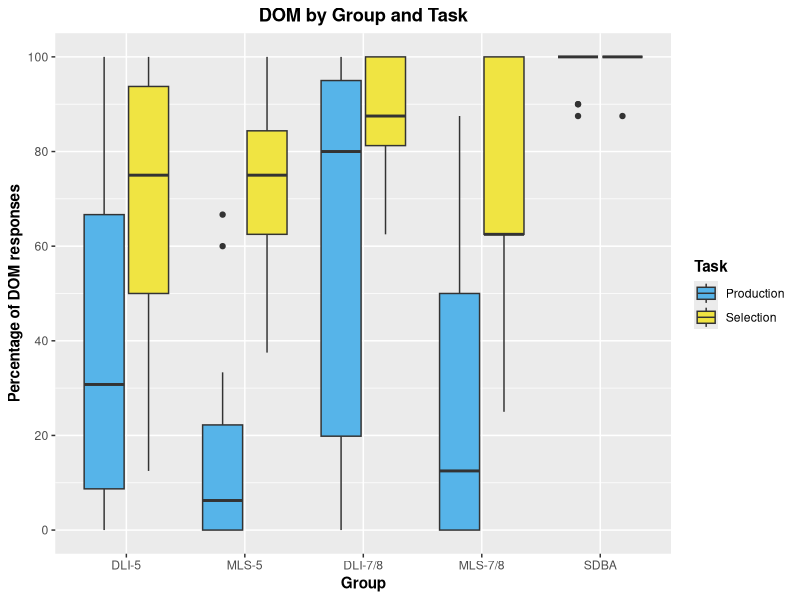
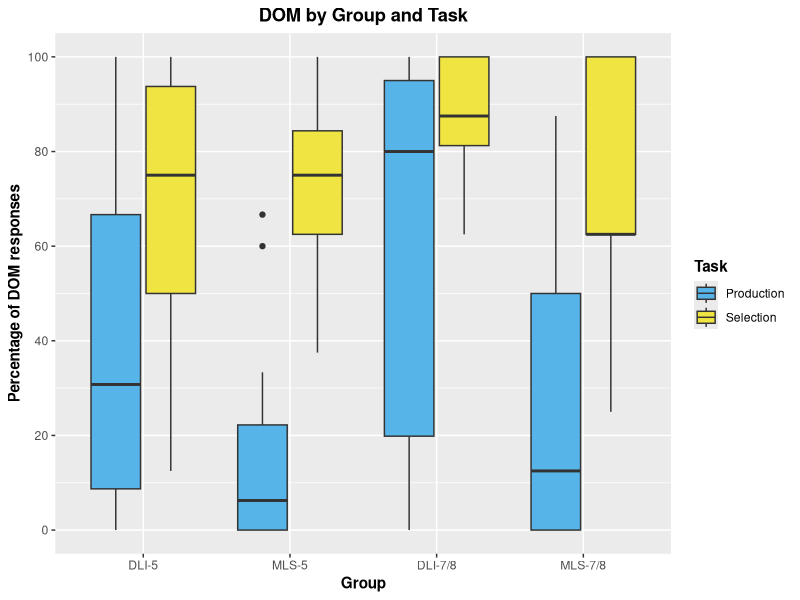
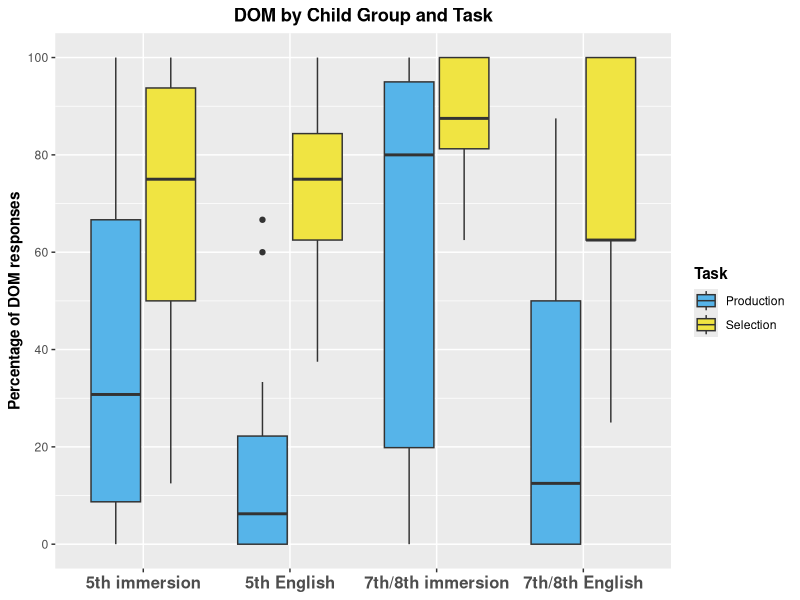
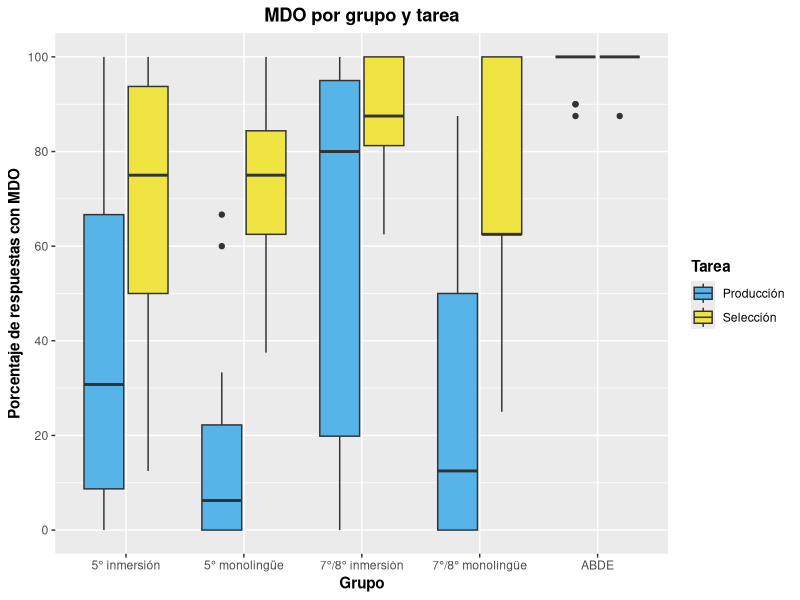
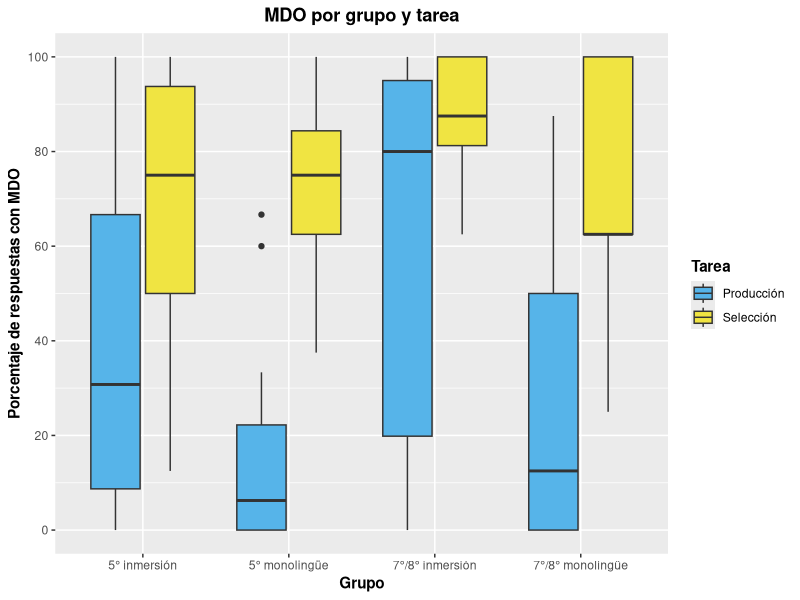

These charts were generated, in order, by the following R code:
library(tidyverse)
library(here)


# Prepare and load data
## EPT
SDB_EPT <- read_csv(here("./CSV Files/SDB/SDB DOM EPT.csv")) %>%
  filter(Item %in% c("EPT-02", "EPT-08", "EPT-12", "EPT-14", "EPT-20", "EPT-24", "EPT-26", "EPT-32", "EPT-38", "EPT-42")) %>% 
  mutate(Group = "SDBA")

DLI78_EPT <- read_csv(here("./CSV Files/DLI-78/DLI-78 DOM EPT.csv"))

MLS78_EPT <- read_csv(here("./CSV Files/MLS-78/MLS-78 DOM EPT.csv")) %>% 
  filter(!School == "GBCS")

DLI5_EPT <- read_csv(here("./CSV Files/DLI-5/DLI-5 DOM EPT.csv"))

MLS5_EPT <- read_csv(here("./CSV Files/MLS-5/MLS-5 DOM EPT.csv")) %>% 
  filter(!School == "GBCS")


## FCT
SDB_FCT <- read_csv(here("./CSV Files/SDB/SDB DOM FCT.csv")) %>%
  mutate(Group = "SDBA")

DLI78_FCT <- read_csv(here("./CSV Files/DLI-78/DLI-78 DOM FCT.csv"))

MLS78_FCT <- read_csv(here("./CSV Files/MLS-78/MLS-78 DOM FCT.csv")) %>% 
  filter(!School == "GBCS")

DLI5_FCT <- read_csv(here("./CSV Files/DLI-5/DLI-5 DOM FCT.csv"))

MLS5_FCT <- read_csv(here("./CSV Files/MLS-5/MLS-5 DOM FCT.csv"))


## Join and summarize data
EPT <- rbind(SDB_EPT, DLI78_EPT, MLS78_EPT, DLI5_EPT, MLS5_EPT) %>% 
  group_by(Part_ID, Group) %>%
  summarize(Total_Subj = sum(DOM_Use, na.rm = TRUE),
            Total_Responses = sum(!is.na(DOM_Use)),
            Ratio = Total_Subj/Total_Responses) %>% 
  mutate(Task = "Production",
         Ratio = (Ratio*100))


FCT <- rbind(SDB_FCT, DLI78_FCT, MLS78_FCT, DLI5_FCT, MLS5_FCT) %>% 
  group_by(Part_ID, Group) %>%
  summarize(Total_Subj = sum(DOM_Use, na.rm = TRUE),
            Total_Responses = sum(!is.na(DOM_Use)),
            Ratio = Total_Subj/Total_Responses) %>% 
  mutate(Task = "Selection",
         Ratio = (Ratio*100))

Aggregate <- rbind(EPT, FCT)
Aggregate$Group <- factor(Aggregate$Group, levels = c("DLI-5", "MLS-5", "DLI-7/8", "MLS-7/8", "SDBA"))


## Create heritage dataset
Aggregate_Heritage <- Aggregate %>% 
  filter(!Group == "SDBA")
Aggregate_Heritage$Group <- factor(Aggregate_Heritage$Group, c("DLI-5", "MLS-5", "DLI-7/8", "MLS-7/8"))


# Create graphs in English
## With SDBAs
Aggregate %>% 
  ggplot(aes(x = Group, y = Ratio, fill = Task)) +
  geom_boxplot() +
  scale_y_continuous(breaks = seq (0, 100, 20),
                     limits = c(0, 100)) +
  scale_fill_manual(values = c("#56B4E9", "#F0E442")) +
  labs(x = "Group", y = "Percentage of DOM responses", title = "DOM by Group and Task") +
  theme(axis.title = element_text(face = "bold"),
        plot.title = element_text(hjust = 0.5, face = "bold"),
        legend.title = element_text(face = "bold"))


## Without SDBAs
Aggregate_Heritage %>% 
  ggplot(aes(x = Group, y = Ratio, fill = Task)) +
  geom_boxplot() +
  scale_y_continuous(breaks = seq (0, 100, 20),
                     limits = c(0, 100)) +
  scale_fill_manual(values = c("#56B4E9", "#F0E442")) +
  labs(x = "Group", y = "Percentage of DOM responses", title = "DOM by Group and Task") +
  theme(axis.title = element_text(face = "bold"),
        plot.title = element_text(hjust = 0.5, face = "bold"),
        legend.title = element_text(face = "bold"))


## Without SDBAs and full labels
Aggregate_Heritage %>% 
  ggplot(aes(x = Group, y = Ratio, fill = Task)) +
  geom_boxplot() +
  scale_x_discrete(labels = c("5th immersion", "5th English", "7th/8th immersion", "7th/8th English")) +
  scale_y_continuous(breaks = seq (0, 100, 20),
                     limits = c(0, 100)) +
  scale_fill_manual(values = c("#56B4E9", "#F0E442")) +
  labs(x = NULL, y = "Percentage of DOM responses", title = "DOM by Child Group and Task") +
  theme(axis.title = element_text(face = "bold"),
        plot.title = element_text(hjust = 0.5, face = "bold"),
        legend.title = element_text(face = "bold"),
        axis.text.x = element_text(face = "bold", size = 12))


# Create graphs in Spanish
## With SDBAs
Aggregate %>% 
  ggplot(aes(x = Group, y = Ratio, fill = Task)) +
  geom_boxplot() +
  scale_y_continuous(breaks = seq (0, 100, 20),
                     limits = c(0, 100)) +
  scale_x_discrete(labels = c("5° inmersión", "5° monolingüe", "7°/8° inmersión", "7°/8° monolingüe", "ABDE")) +
  scale_fill_manual(values = c("#56B4E9", "#F0E442"), labels = c("Producción", "Selección")) +
  labs(x = "Grupo", y = "Porcentaje de respuestas con MDO", title = "MDO por grupo y tarea", fill = "Tarea") +
  theme(axis.title = element_text(face = "bold"),
        plot.title = element_text(hjust = 0.5, face = "bold"),
        legend.title = element_text(face = "bold"))


## Without SDBAs
Aggregate_Heritage %>% 
  ggplot(aes(x = Group, y = Ratio, fill = Task)) +
  geom_boxplot() +
  scale_y_continuous(breaks = seq (0, 100, 20),
                     limits = c(0, 100)) +
  scale_x_discrete(labels = c("5° inmersión", "5° monolingüe", "7°/8° inmersión", "7°/8° monolingüe")) +
  scale_fill_manual(values = c("#56B4E9", "#F0E442"), labels = c("Producción", "Selección")) +
  labs(x = "Grupo", y = "Porcentaje de respuestas con MDO", title = "MDO por grupo y tarea", fill = "Tarea") +
  theme(axis.title = element_text(face = "bold"),
        plot.title = element_text(hjust = 0.5, face = "bold"),
        legend.title = element_text(face = "bold"))
